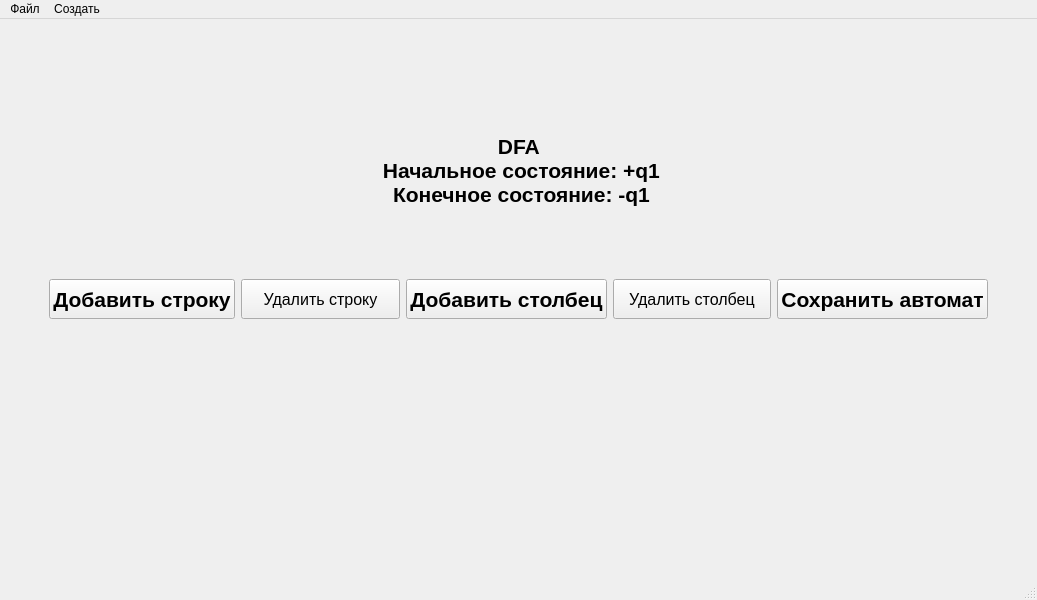
<?xml version="1.0" encoding="UTF-8"?>
<ui version="4.0">
 <class>MainWindow</class>
 <widget class="QMainWindow" name="MainWindow">
  <property name="geometry">
   <rect>
    <x>0</x>
    <y>0</y>
    <width>1037</width>
    <height>600</height>
   </rect>
  </property>
  <property name="font">
   <font>
    <family>MS Sans Serif</family>
   </font>
  </property>
  <property name="windowTitle">
   <string>Создание нового DFA</string>
  </property>
  <property name="windowIcon">
   <iconset theme="D:\Dropbox\GitHub\visualization_of_automata\icons\window_icons\python.png">
    <normaloff>.</normaloff>.</iconset>
  </property>
  <widget class="QWidget" name="centralwidget">
   <layout class="QGridLayout" name="gridLayout">
    <item row="3" column="1">
     <layout class="QHBoxLayout" name="horizontalLayout">
      <item>
       <widget class="QPushButton" name="add_row">
        <property name="sizePolicy">
         <sizepolicy hsizetype="Preferred" vsizetype="Minimum">
          <horstretch>0</horstretch>
          <verstretch>0</verstretch>
         </sizepolicy>
        </property>
        <property name="minimumSize">
         <size>
          <width>100</width>
          <height>40</height>
         </size>
        </property>
        <property name="maximumSize">
         <size>
          <width>1000</width>
          <height>40</height>
         </size>
        </property>
        <property name="font">
         <font>
          <pointsize>16</pointsize>
          <weight>75</weight>
          <bold>true</bold>
         </font>
        </property>
        <property name="text">
         <string>Добавить строку</string>
        </property>
       </widget>
      </item>
      <item>
       <widget class="QPushButton" name="del_row">
        <property name="sizePolicy">
         <sizepolicy hsizetype="Preferred" vsizetype="Minimum">
          <horstretch>0</horstretch>
          <verstretch>0</verstretch>
         </sizepolicy>
        </property>
        <property name="minimumSize">
         <size>
          <width>100</width>
          <height>40</height>
         </size>
        </property>
        <property name="maximumSize">
         <size>
          <width>1000</width>
          <height>40</height>
         </size>
        </property>
        <property name="font">
         <font>
          <pointsize>12</pointsize>
          <weight>50</weight>
          <bold>false</bold>
         </font>
        </property>
        <property name="text">
         <string>Удалить строку</string>
        </property>
       </widget>
      </item>
      <item>
       <widget class="QPushButton" name="add_column">
        <property name="sizePolicy">
         <sizepolicy hsizetype="Preferred" vsizetype="Minimum">
          <horstretch>0</horstretch>
          <verstretch>0</verstretch>
         </sizepolicy>
        </property>
        <property name="minimumSize">
         <size>
          <width>100</width>
          <height>40</height>
         </size>
        </property>
        <property name="maximumSize">
         <size>
          <width>1000</width>
          <height>40</height>
         </size>
        </property>
        <property name="font">
         <font>
          <pointsize>16</pointsize>
          <weight>75</weight>
          <bold>true</bold>
         </font>
        </property>
        <property name="text">
         <string>Добавить столбец</string>
        </property>
       </widget>
      </item>
      <item>
       <widget class="QPushButton" name="del_column">
        <property name="sizePolicy">
         <sizepolicy hsizetype="Preferred" vsizetype="Minimum">
          <horstretch>0</horstretch>
          <verstretch>0</verstretch>
         </sizepolicy>
        </property>
        <property name="minimumSize">
         <size>
          <width>100</width>
          <height>40</height>
         </size>
        </property>
        <property name="maximumSize">
         <size>
          <width>1000</width>
          <height>40</height>
         </size>
        </property>
        <property name="font">
         <font>
          <pointsize>12</pointsize>
          <weight>50</weight>
          <bold>false</bold>
         </font>
        </property>
        <property name="text">
         <string>Удалить столбец</string>
        </property>
       </widget>
      </item>
      <item>
       <widget class="QPushButton" name="save_new_dfa">
        <property name="sizePolicy">
         <sizepolicy hsizetype="Preferred" vsizetype="Minimum">
          <horstretch>0</horstretch>
          <verstretch>0</verstretch>
         </sizepolicy>
        </property>
        <property name="minimumSize">
         <size>
          <width>100</width>
          <height>40</height>
         </size>
        </property>
        <property name="maximumSize">
         <size>
          <width>1000</width>
          <height>40</height>
         </size>
        </property>
        <property name="font">
         <font>
          <pointsize>16</pointsize>
          <weight>75</weight>
          <bold>true</bold>
         </font>
        </property>
        <property name="text">
         <string>Сохранить автомат</string>
        </property>
       </widget>
      </item>
     </layout>
    </item>
    <item row="2" column="1">
     <layout class="QVBoxLayout" name="table_layout_new_dfa"/>
    </item>
    <item row="0" column="1">
     <spacer name="verticalSpacer">
      <property name="orientation">
       <enum>Qt::Vertical</enum>
      </property>
      <property name="sizeType">
       <enum>QSizePolicy::Preferred</enum>
      </property>
      <property name="sizeHint" stdset="0">
       <size>
        <width>20</width>
        <height>40</height>
       </size>
      </property>
     </spacer>
    </item>
    <item row="1" column="2">
     <spacer name="horizontalSpacer_2">
      <property name="orientation">
       <enum>Qt::Horizontal</enum>
      </property>
      <property name="sizeType">
       <enum>QSizePolicy::Preferred</enum>
      </property>
      <property name="sizeHint" stdset="0">
       <size>
        <width>40</width>
        <height>20</height>
       </size>
      </property>
     </spacer>
    </item>
    <item row="1" column="1">
     <layout class="QVBoxLayout" name="automata_name_layout">
      <property name="sizeConstraint">
       <enum>QLayout::SetDefaultConstraint</enum>
      </property>
      <item>
       <widget class="QLabel" name="automata_name">
        <property name="sizePolicy">
         <sizepolicy hsizetype="Minimum" vsizetype="Preferred">
          <horstretch>0</horstretch>
          <verstretch>0</verstretch>
         </sizepolicy>
        </property>
        <property name="minimumSize">
         <size>
          <width>200</width>
          <height>0</height>
         </size>
        </property>
        <property name="maximumSize">
         <size>
          <width>1000</width>
          <height>10000</height>
         </size>
        </property>
        <property name="font">
         <font>
          <family>MS Sans Serif</family>
          <pointsize>16</pointsize>
          <weight>75</weight>
          <bold>true</bold>
         </font>
        </property>
        <property name="midLineWidth">
         <number>0</number>
        </property>
        <property name="text">
         <string>DFA 
 Начальное состояние: +q1 
 Конечное состояние: -q1</string>
        </property>
        <property name="alignment">
         <set>Qt::AlignCenter</set>
        </property>
       </widget>
      </item>
     </layout>
    </item>
    <item row="1" column="0">
     <spacer name="horizontalSpacer">
      <property name="orientation">
       <enum>Qt::Horizontal</enum>
      </property>
      <property name="sizeType">
       <enum>QSizePolicy::Preferred</enum>
      </property>
      <property name="sizeHint" stdset="0">
       <size>
        <width>40</width>
        <height>20</height>
       </size>
      </property>
     </spacer>
    </item>
    <item row="5" column="1">
     <spacer name="verticalSpacer_2">
      <property name="orientation">
       <enum>Qt::Vertical</enum>
      </property>
      <property name="sizeType">
       <enum>QSizePolicy::Preferred</enum>
      </property>
      <property name="sizeHint" stdset="0">
       <size>
        <width>20</width>
        <height>40</height>
       </size>
      </property>
     </spacer>
    </item>
    <item row="4" column="1">
     <layout class="QVBoxLayout" name="verticalLayout">
      <item>
       <widget class="QLabel" name="exeption_label">
        <property name="font">
         <font>
          <pointsize>16</pointsize>
          <weight>75</weight>
          <bold>true</bold>
         </font>
        </property>
        <property name="text">
         <string/>
        </property>
       </widget>
      </item>
     </layout>
    </item>
   </layout>
  </widget>
  <widget class="QMenuBar" name="menubar">
   <property name="geometry">
    <rect>
     <x>0</x>
     <y>0</y>
     <width>1037</width>
     <height>21</height>
    </rect>
   </property>
   <widget class="QMenu" name="menu">
    <property name="title">
     <string>Файл</string>
    </property>
    <addaction name="openfile_top_menu"/>
   </widget>
   <widget class="QMenu" name="menu_2">
    <property name="title">
     <string>Создать</string>
    </property>
    <addaction name="create_DFA_top_menu"/>
    <addaction name="create_DFMA_top_menu"/>
   </widget>
   <addaction name="menu"/>
   <addaction name="menu_2"/>
  </widget>
  <widget class="QStatusBar" name="statusbar"/>
  <action name="openfile_top_menu">
   <property name="text">
    <string>Открыть файл</string>
   </property>
  </action>
  <action name="create_DFA_top_menu">
   <property name="text">
    <string>Конечный детерминированный автомат</string>
   </property>
  </action>
  <action name="create_DFMA_top_menu">
   <property name="text">
    <string>Конечный детерминированный автомат с магазинной памятью</string>
   </property>
  </action>
 </widget>
 <resources/>
 <connections/>
</ui>
